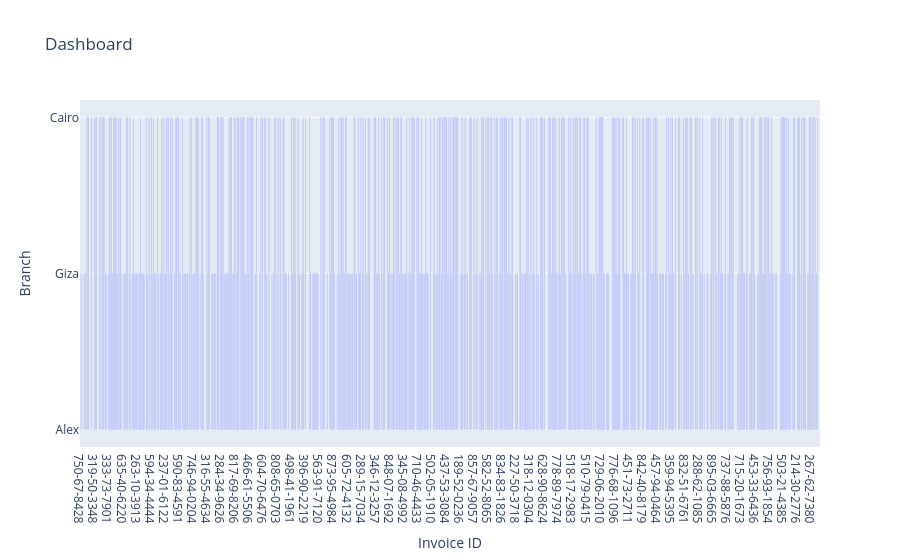

Here is the notebook cell this chart was saved with:
### Code cell
import pandas as pd
import plotly.express as px
df = pd.read_csv("SuperMarket Analysis.csv")
fig = px.bar(df, x=df.columns[0], y=df.columns[1], title="Dashboard")
fig.show()

### Figure 1 — Plotly figure (JSON) as saved in the notebook; plotly's stock layout.template omitted (floating-point values rounded to 4 significant figures; data arrays with more than 128 entries replaced by an {"elided": "..."} marker saying what was removed)
{"data": [{"hovertemplate": "Invoice ID=%{x}<br>Branch=%{y}<extra></extra>", "legendgroup": "", "marker": {"color": "#636efa", "pattern": {"shape": ""}}, "name": "", "orientation": "v", "showlegend": false, "textposition": "auto", "type": "bar", "x": {"elided": "1000 str values"}, "xaxis": "x", "y": {"elided": "1000 str values"}, "yaxis": "y"}], "layout": {"barmode": "relative", "legend": {"tracegroupgap": 0}, "title": {"text": "Dashboard"}, "xaxis": {"anchor": "y", "domain": [0, 1], "title": {"text": "Invoice ID"}}, "yaxis": {"anchor": "x", "domain": [0, 1], "title": {"text": "Branch"}}}}
